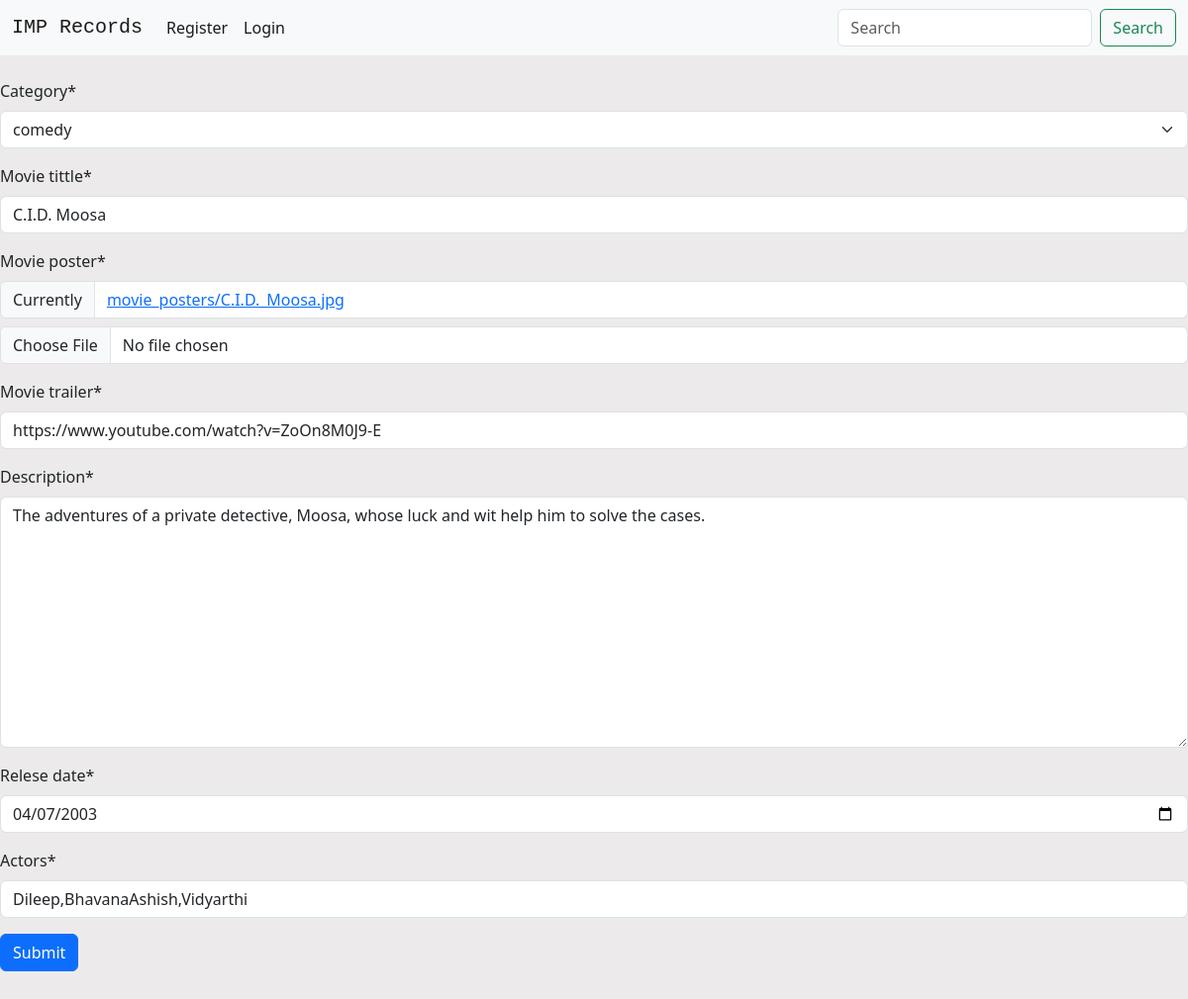
The page /update_movie/23/ on the database its author committed.
### MovieApp/models.py (models this page shows, shortened)
class Movies(models.Model):
    category = models.ForeignKey(Category,on_delete=models.CASCADE)
    user = models.ForeignKey(User,models.CASCADE)
    movie_tittle = models.CharField(max_length=200)
    slug = AutoSlugField(populate_from='movie_tittle',unique=True,max_length=200,null=True,default=None,editable=True)
    movie_poster = models.ImageField(upload_to='movie_posters',default='staric/images/a.jpg')
    movie_trailer = models.CharField(max_length=200)
    description = models.TextField()
    relese_date = models.DateField()
    actors = models.CharField(max_length=300)

### MovieApp/views.py (the view, shortened to what this page needs)
# urls.py: path('update_movie/<int:id>/',views.update_movie,name='update_movie'),
def update_movie(request,id):
    movie_id = Movies.objects.get(id=id)
    user=request.user
    form = AddMoviesForm(instance=movie_id)
    context = {
        'form': form
    }
    return render(request,'update.html',context)

### MovieApp/forms.py
class AddMoviesForm(forms.ModelForm):
    class Meta:
        model = Movies
        fields = ['category','movie_tittle','movie_poster','movie_trailer','description','relese_date','actors']
        widgets = {
            'relese_date': DateInput(),
        }

### MovieApp/context_processors.py (called while the page is built)
def categ_context(request):
    catetgory_liinks = Category.objects.all()
    return dict(catetgory_liinks=catetgory_liinks)

### MovieApp/models.py (called while the page is built)
    def __str__(self):
        return self.slug

### templates/update.html (shortened to what this page needs)
{% extends "base.html" %}
{% load static %}
{%load crispy_forms_tags %}
{% block body %}
    <form action="" method="post" enctype="multipart/form-data">
        {{form|crispy }}
        <button type="submit" class="btn btn-primary">Submit</button><br><br>
      </form>
{% endblock %}

### static/css/base.css (style rules this page uses)
body { background-color: rgb(236, 234, 234); }

### rows shown on the page
Movies: category "comedy", movie_tittle "C.I.D. Moosa", movie_trailer "https://www.youtube.com/watch?v=ZoOn8M0J9-E", description "The adventures of a private detective, Moosa, whose luck and wit help him to solve the cases.", relese_date "04/07/2003", actors "Dileep,BhavanaAshish,Vidyarthi"
